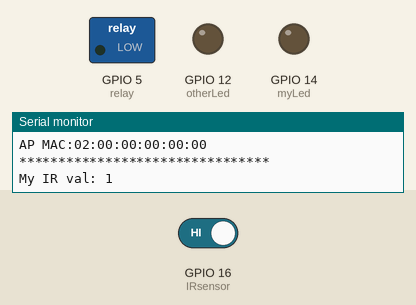
A sketch run on a simulated ESP8266 (NodeMCU). Parts: switched loads named in the sketch (green lamp = pin HIGH), output pins drawn as LEDs (lit = HIGH), the last lines printed to the serial monitor. The test bench sets the inputs (shaded band); at power-on: GPIO 16 (IRsensor) HIGH. WiFi joins after 1.5 s; servers stay silent unless stated.

Above: at 2.7 s.
2.8 s: GPIO 16 (IRsensor) driven LOW
At 7.1 s:
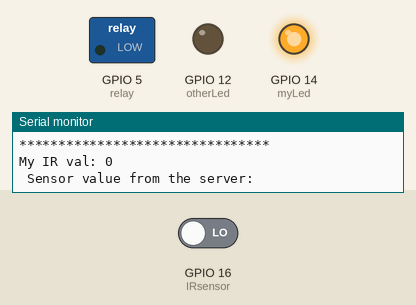
7.4 s: GPIO 16 (IRsensor) driven HIGH
At 9.6 s:
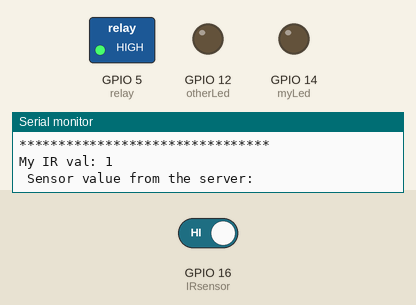
Timing chart, 0 to 11.1 s (numbered marks = the images above; inputs shaded):
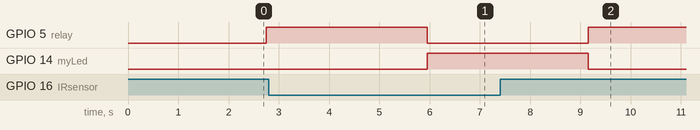

The sketch:

wifi.ino
```cpp
#include <ESP8266WiFi.h>
char ssid[] = "Metamorphosis";           // SSID of your AP
//char pass[] = "symbiosis";         // password of your AP
IPAddress server(192,168,4,15);     // IP address of the AP
#define pin 16
int IRsensor = 16;
#define pin 14
int myLed = 14;
#define pin 12
int otherLed = 12;
#define pin 5
int relay = 5;
WiFiClient client;
void setup() {
  Serial.begin(9600);
  pinMode(IRsensor,INPUT);
  pinMode(myLed,OUTPUT);
  pinMode(otherLed,OUTPUT);
  pinMode(relay,OUTPUT);
  WiFi.mode(WIFI_STA);
  //WiFi.begin(ssid,pass);  // connects to the WiFi AP
  WiFi.begin(ssid);
  Serial.println();
  Serial.println("Connection to the AP");
  while (WiFi.status() != WL_CONNECTED) {
    Serial.print(".");
    delay(500);
  }
  Serial.println();
  Serial.println("Connected");
  Serial.print("LocalIP:"); Serial.println(WiFi.localIP());
  Serial.println("MAC:" + WiFi.macAddress());
  Serial.print("Gateway:"); Serial.println(WiFi.gatewayIP());
  Serial.print("AP MAC:"); Serial.println(WiFi.BSSIDstr());

}
void loop() {
  client.connect(server, 80);
  int IrVal = digitalRead(IRsensor);

  Serial.println("********************************");
  Serial.print("My IR val: ");
  Serial.println(IrVal);
  client.print(String(IrVal)+"\r");
  String answer = client.readStringUntil('\r');
  Serial.println(" Sensor value from the server: " + answer);
  if((IrVal == 0)||(answer == "0"))
 {
  digitalWrite(myLed,HIGH);
  digitalWrite(relay,LOW);
 }
 else
 {
  digitalWrite(myLed,LOW);
  digitalWrite(relay,HIGH);
 }
 if( answer == "1")
 {
  digitalWrite(otherLed,LOW);
 }
 else if( answer == "0")
 {
  digitalWrite(otherLed,HIGH);
 }
  client.flush();
  client.stop();
  delay(2000);
}
```

Measured:
- after the input at 2.8 s, GPIO 5 (relay): HIGH → LOW after 3.2 s; GPIO 14 (myLed): LOW → HIGH after 3.2 s
- after the input at 7.4 s, GPIO 5 (relay): LOW → HIGH after 1.8 s; GPIO 14 (myLed): HIGH → LOW after 1.8 s
